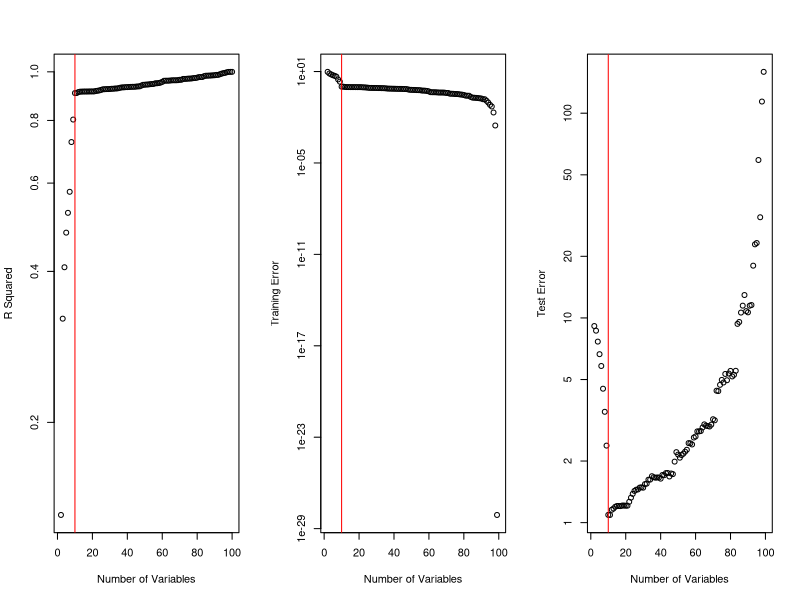

This figure's R source:
xtr <- matrix(rnorm(100*100),ncol=100)
xte <- matrix(rnorm(100000*100),ncol=100)
beta <- c(rep(1,10),rep(0,90))
ytr <- xtr%*%beta + rnorm(100)
yte <- xte%*%beta + rnorm(100000)
rsq <- trainerr <- testerr <- NULL
for(i in 2:100){
  mod <- lm(ytr~xtr[,1:i])
  rsq <- c(rsq,summary(mod)$r.squared)
  beta <- mod$coef[-1]
  intercept <- mod$coef[1]
  trainerr <- c(trainerr, mean((xtr[,1:i]%*%beta+intercept - ytr)^2))
  testerr <- c(testerr, mean((xte[,1:i]%*%beta+intercept - yte)^2))
}
par(mfrow=c(1,3))
plot(2:100,rsq, xlab='Number of Variables', ylab="R Squared", log="y")
abline(v=10,col="red")
plot(2:100,trainerr, xlab='Number of Variables', ylab="Training Error",log="y")
abline(v=10,col="red")
plot(2:100,testerr, xlab='Number of Variables', ylab="Test Error",log="y")
abline(v=10,col="red")

